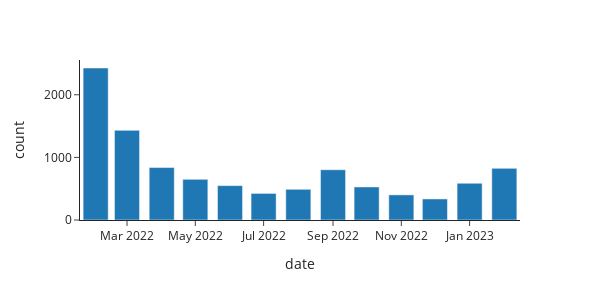

Write notebook code for a chart like this one.
### Code cell
px.bar(monthly_avg.to_pandas(), x="date", y="count", width=600, height=300, template=template)

### Figure 1 — Plotly figure (JSON) as saved in the notebook; plotly's stock layout.template omitted (floating-point values rounded to 4 significant figures)
{"data": [{"alignmentgroup": "True", "hovertemplate": "date=%{x}<br>count=%{y}<extra></extra>", "legendgroup": "", "marker": {"color": "#1F77B4", "pattern": {"shape": ""}}, "name": "", "offsetgroup": "", "orientation": "v", "showlegend": false, "textposition": "auto", "type": "bar", "x": ["2022-02-01T00:00:00", "2022-03-01T00:00:00", "2022-04-01T00:00:00", "2022-05-01T00:00:00", "2022-06-01T00:00:00", "2022-07-01T00:00:00", "2022-08-01T00:00:00", "2022-09-01T00:00:00", "2022-10-01T00:00:00", "2022-11-01T00:00:00", "2022-12-01T00:00:00", "2023-01-01T00:00:00", "2023-02-01T00:00:00"], "xaxis": "x", "y": [2427.0, 1432.0, 837.4, 649.1, 549.2, 425.0, 490.5, 802.9, 527.6, 401.3, 336.4, 587, 824.4], "yaxis": "y"}], "layout": {"barmode": "relative", "height": 300, "legend": {"tracegroupgap": 0}, "margin": {"t": 60}, "width": 600, "xaxis": {"anchor": "y", "autorange": true, "domain": [0, 1], "range": ["2022-01-18", "2023-02-15"], "title": {"text": "date"}, "type": "date"}, "yaxis": {"anchor": "x", "autorange": true, "domain": [0, 1], "range": [0, 2555.0], "title": {"text": "count"}, "type": "linear"}}}
